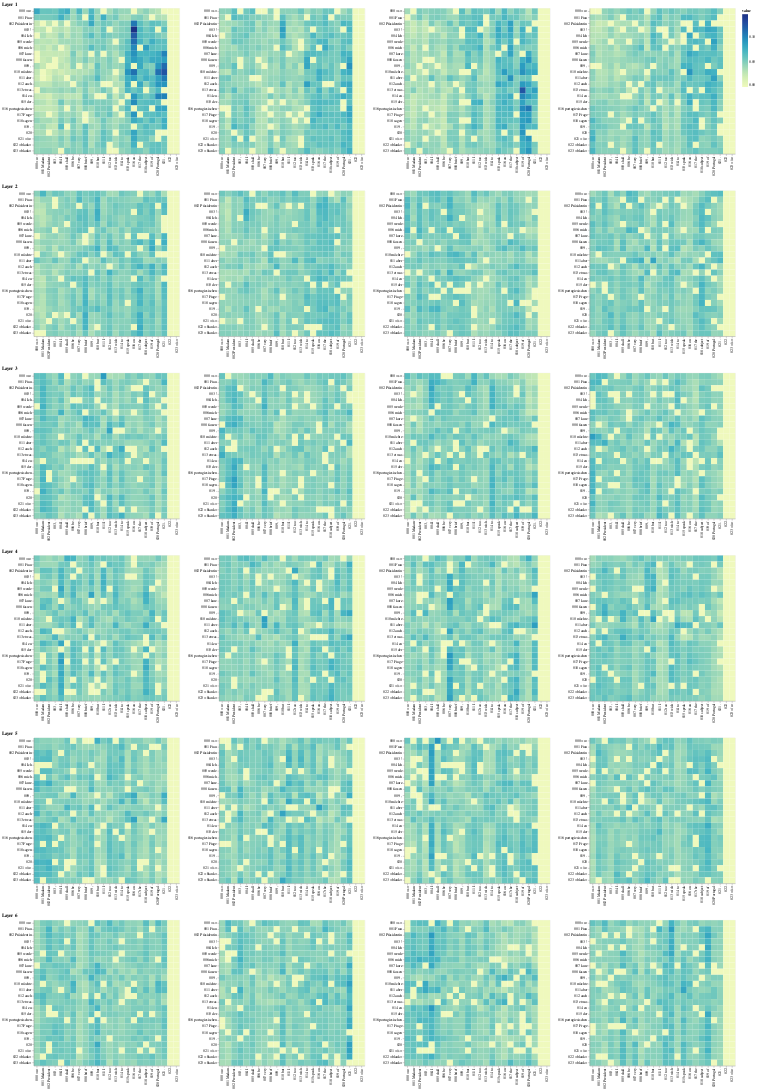

Notebook cell for this chart:
### Code cell
def viz_decoder_src():
    model, example_data = run_model_example(n_examples=1)
    example = example_data[len(example_data) - 1]

    layer_viz = [
        visualize_layer(
            model,
            layer,
            get_decoder_src,
            max(len(example[1]), len(example[2])),
            example[1],
            example[2],
        )
        for layer in range(6)
    ]
    return alt.hconcat(
        layer_viz[0]
        & layer_viz[1]
        & layer_viz[2]
        & layer_viz[3]
        & layer_viz[4]
        & layer_viz[5]
    )


show_example(viz_decoder_src)

### Figure 1 — Vega-Lite specification as saved in the notebook (floating-point values rounded to 4 significant figures; data arrays with more than 128 entries replaced by an {"elided": "..."} marker saying what was removed)
{"config": {"view": {"continuousWidth": 400, "continuousHeight": 300}}, "hconcat": [{"vconcat": [{"hconcat": [{"data": {"name": "data-49a6d66f1c196596a6e05dbb2ae6a864"}, "mark": "rect", "encoding": {"color": {"field": "value", "type": "quantitative"}, "tooltip": [{"field": "row", "type": "quantitative"}, {"field": "column", "type": "quantitative"}, {"field": "value", "type": "quantitative"}, {"field": "row_token", "type": "nominal"}, {"field": "col_token", "type": "nominal"}], "x": {"axis": {"title": ""}, "field": "col_token", "type": "nominal"}, "y": {"axis": {"title": ""}, "field": "row_token", "type": "nominal"}}, "height": 400, "selection": {"selector102": {"type": "interval", "bind": "scales", "encodings": ["x", "y"]}}, "width": 400}, {"data": {"name": "data-b31f3bb1323fb5bdd824cfa1f38b60bd"}, "mark": "rect", "encoding": {"color": {"field": "value", "type": "quantitative"}, "tooltip": [{"field": "row", "type": "quantitative"}, {"field": "column", "type": "quantitative"}, {"field": "value", "type": "quantitative"}, {"field": "row_token", "type": "nominal"}, {"field": "col_token", "type": "nominal"}], "x": {"axis": {"title": ""}, "field": "col_token", "type": "nominal"}, "y": {"axis": {"title": ""}, "field": "row_token", "type": "nominal"}}, "height": 400, "selection": {"selector104": {"type": "interval", "bind": "scales", "encodings": ["x", "y"]}}, "width": 400}, {"data": {"name": "data-1b0553fefef4f566653880e24fe2ecd1"}, "mark": "rect", "encoding": {"color": {"field": "value", "type": "quantitative"}, "tooltip": [{"field": "row", "type": "quantitative"}, {"field": "column", "type": "quantitative"}, {"field": "value", "type": "quantitative"}, {"field": "row_token", "type": "nominal"}, {"field": "col_token", "type": "nominal"}], "x": {"axis": {"title": ""}, "field": "col_token", "type": "nominal"}, "y": {"axis": {"title": ""}, "field": "row_token", "type": "nominal"}}, "height": 400, "selection": {"selector106": {"type": "interval", "bind": "scales", "encodings": ["x", "y"]}}, "width": 400}, {"data": {"name": "data-c80d1bfb2c5633c5ae29c10734c06cf1"}, "mark": "rect", "encoding": {"color": {"field": "value", "type": "quantitative"}, "tooltip": [{"field": "row", "type": "quantitative"}, {"field": "column", "type": "quantitative"}, {"field": "value", "type": "quantitative"}, {"field": "row_token", "type": "nominal"}, {"field": "col_token", "type": "nominal"}], "x": {"axis": {"title": ""}, "field": "col_token", "type": "nominal"}, "y": {"axis": {"title": ""}, "field": "row_token", "type": "nominal"}}, "height": 400, "selection": {"selector108": {"type": "interval", "bind": "scales", "encodings": ["x", "y"]}}, "width": 400}]}, {"vconcat": [{"hconcat": [{"data": {"name": "data-5879255d38ab3868b73e502b9a1f8cfb"}, "mark": "rect", "encoding": {"color": {"field": "value", "type": "quantitative"}, "tooltip": [{"field": "row", "type": "quantitative"}, {"field": "column", "type": "quantitative"}, {"field": "value", "type": "quantitative"}, {"field": "row_token", "type": "nominal"}, {"field": "col_token", "type": "nominal"}], "x": {"axis": {"title": ""}, "field": "col_token", "type": "nominal"}, "y": {"axis": {"title": ""}, "field": "row_token", "type": "nominal"}}, "height": 400, "selection": {"selector110": {"type": "interval", "bind": "scales", "encodings": ["x", "y"]}}, "width": 400}, {"data": {"name": "data-35508c769aef859cc350b8f5c5d6b3f8"}, "mark": "rect", "encoding": {"color": {"field": "value", "type": "quantitative"}, "tooltip": [{"field": "row", "type": "quantitative"}, {"field": "column", "type": "quantitative"}, {"field": "value", "type": "quantitative"}, {"field": "row_token", "type": "nominal"}, {"field": "col_token", "type": "nominal"}], "x": {"axis": {"title": ""}, "field": "col_token", "type": "nominal"}, "y": {"axis": {"title": ""}, "field": "row_token", "type": "nominal"}}, "height": 400, "selection": {"selector112": {"type": "interval", "bind": "scales", "encodings": ["x", "y"]}}, "width": 400}, {"data": {"name": "data-7b2ca36cf834d4a2d807c14b66d8dba1"}, "mark": "rect", "encoding": {"color": {"field": "value", "type": "quantitative"}, "tooltip": [{"field": "row", "type": "quantitative"}, {"field": "column", "type": "quantitative"}, {"field": "value", "type": "quantitative"}, {"field": "row_token", "type": "nominal"}, {"field": "col_token", "type": "nominal"}], "x": {"axis": {"title": ""}, "field": "col_token", "type": "nominal"}, "y": {"axis": {"title": ""}, "field": "row_token", "type": "nominal"}}, "height": 400, "selection": {"selector114": {"type": "interval", "bind": "scales", "encodings": ["x", "y"]}}, "width": 400}, {"data": {"name": "data-22ccee7ff51999cbe4cd264132ce5a92"}, "mark": "rect", "encoding": {"color": {"field": "value", "type": "quantitative"}, "tooltip": [{"field": "row", "type": "quantitative"}, {"field": "column", "type": "quantitative"}, {"field": "value", "type": "quantitative"}, {"field": "row_token", "type": "nominal"}, {"field": "col_token", "type": "nominal"}], "x": {"axis": {"title": ""}, "field": "col_token", "type": "nominal"}, "y": {"axis": {"title": ""}, "field": "row_token", "type": "nominal"}}, "height": 400, "selection": {"selector116": {"type": "interval", "bind": "scales", "encodings": ["x", "y"]}}, "width": 400}]}], "title": "Layer 2"}, {"vconcat": [{"hconcat": [{"data": {"name": "data-abeb6de8df5db6927f7fb7fb9983678d"}, "mark": "rect", "encoding": {"color": {"field": "value", "type": "quantitative"}, "tooltip": [{"field": "row", "type": "quantitative"}, {"field": "column", "type": "quantitative"}, {"field": "value", "type": "quantitative"}, {"field": "row_token", "type": "nominal"}, {"field": "col_token", "type": "nominal"}], "x": {"axis": {"title": ""}, "field": "col_token", "type": "nominal"}, "y": {"axis": {"title": ""}, "field": "row_token", "type": "nominal"}}, "height": 400, "selection": {"selector118": {"type": "interval", "bind": "scales", "encodings": ["x", "y"]}}, "width": 400}, {"data": {"name": "data-bd505d910520795998555af96a811dac"}, "mark": "rect", "encoding": {"color": {"field": "value", "type": "quantitative"}, "tooltip": [{"field": "row", "type": "quantitative"}, {"field": "column", "type": "quantitative"}, {"field": "value", "type": "quantitative"}, {"field": "row_token", "type": "nominal"}, {"field": "col_token", "type": "nominal"}], "x": {"axis": {"title": ""}, "field": "col_token", "type": "nominal"}, "y": {"axis": {"title": ""}, "field": "row_token", "type": "nominal"}}, "height": 400, "selection": {"selector120": {"type": "interval", "bind": "scales", "encodings": ["x", "y"]}}, "width": 400}, {"data": {"name": "data-32870c6975bcc0b3ada30c56a415e1cf"}, "mark": "rect", "encoding": {"color": {"field": "value", "type": "quantitative"}, "tooltip": [{"field": "row", "type": "quantitative"}, {"field": "column", "type": "quantitative"}, {"field": "value", "type": "quantitative"}, {"field": "row_token", "type": "nominal"}, {"field": "col_token", "type": "nominal"}], "x": {"axis": {"title": ""}, "field": "col_token", "type": "nominal"}, "y": {"axis": {"title": ""}, "field": "row_token", "type": "nominal"}}, "height": 400, "selection": {"selector122": {"type": "interval", "bind": "scales", "encodings": ["x", "y"]}}, "width": 400}, {"data": {"name": "data-ea4b6885fe4b00d29c89f325a171145f"}, "mark": "rect", "encoding": {"color": {"field": "value", "type": "quantitative"}, "tooltip": [{"field": "row", "type": "quantitative"}, {"field": "column", "type": "quantitative"}, {"field": "value", "type": "quantitative"}, {"field": "row_token", "type": "nominal"}, {"field": "col_token", "type": "nominal"}], "x": {"axis": {"title": ""}, "field": "col_token", "type": "nominal"}, "y": {"axis": {"title": ""}, "field": "row_token", "type": "nominal"}}, "height": 400, "selection": {"selector124": {"type": "interval", "bind": "scales", "encodings": ["x", "y"]}}, "width": 400}]}], "title": "Layer 3"}, {"vconcat": [{"hconcat": [{"data": {"name": "data-1bed20eb4b97aafad59cf823d7158db2"}, "mark": "rect", "encoding": {"color": {"field": "value", "type": "quantitative"}, "tooltip": [{"field": "row", "type": "quantitative"}, {"field": "column", "type": "quantitative"}, {"field": "value", "type": "quantitative"}, {"field": "row_token", "type": "nominal"}, {"field": "col_token", "type": "nominal"}], "x": {"axis": {"title": ""}, "field": "col_token", "type": "nominal"}, "y": {"axis": {"title": ""}, "field": "row_token", "type": "nominal"}}, "height": 400, "selection": {"selector126": {"type": "interval", "bind": "scales", "encodings": ["x", "y"]}}, "width": 400}, {"data": {"name": "data-69597019da1b0489ab83ffaef4493974"}, "mark": "rect", "encoding": {"color": {"field": "value", "type": "quantitative"}, "tooltip": [{"field": "row", "type": "quantitative"}, {"field": "column", "type": "quantitative"}, {"field": "value", "type": "quantitative"}, {"field": "row_token", "type": "nominal"}, {"field": "col_token", "type": "nominal"}], "x": {"axis": {"title": ""}, "field": "col_token", "type": "nominal"}, "y": {"axis": {"title": ""}, "field": "row_token", "type": "nominal"}}, "height": 400, "selection": {"selector128": {"type": "interval", "bind": "scales", "encodings": ["x", "y"]}}, "width": 400}, {"data": {"name": "data-fa992a49d4d6e6d9dfd08c1c77223178"}, "mark": "rect", "encoding": {"color": {"field": "value", "type": "quantitative"}, "tooltip": [{"field": "row", "type": "quantitative"}, {"field": "column", "type": "quantitative"}, {"field": "value", "type": "quantitative"}, {"field": "row_token", "type": "nominal"}, {"field": "col_token", "type": "nominal"}], "x": {"axis": {"title": ""}, "field": "col_token", "type": "nominal"}, "y": {"axis": {"title": ""}, "field": "row_token", "type": "nominal"}}, "height": 400, "selection": {"selector130": {"type": "interval", "bind": "scales", "encodings": ["x", "y"]}}, "width": 400}, {"data": {"name": "data-846e2c1237b0ca4f1c2dfbf9766d85e8"}, "mark": "rect", "encoding": {"color": {"field": "value", "type": "quantitative"}, "tooltip": [{"field": "row", "type": "quantitative"}, {"field": "column", "type": "quantitative"}, {"field": "value", "type": "quantitative"}, {"field": "row_token", "type": "nominal"}, {"field": "col_token", "type": "nominal"}], "x": {"axis": {"title": ""}, "field": "col_token", "type": "nominal"}, "y": {"axis": {"title": ""}, "field": "row_token", "type": "nominal"}}, "height": 400, "selection": {"selector132": {"type": "interval", "bind": "scales", "encodings": ["x", "y"]}}, "width": 400}]}], "title": "Layer 4"}, {"vconcat": [{"hconcat": [{"data": {"name": "data-9ec64d894eb81c28de782cf006ff64d0"}, "mark": "rect", "encoding": {"color": {"field": "value", "type": "quantitative"}, "tooltip": [{"field": "row", "type": "quantitative"}, {"field": "column", "type": "quantitative"}, {"field": "value", "type": "quantitative"}, {"field": "row_token", "type": "nominal"}, {"field": "col_token", "type": "nominal"}], "x": {"axis": {"title": ""}, "field": "col_token", "type": "nominal"}, "y": {"axis": {"title": ""}, "field": "row_token", "type": "nominal"}}, "height": 400, "selection": {"selector134": {"type": "interval", "bind": "scales", "encodings": ["x", "y"]}}, "width": 400}, {"data": {"name": "data-0656a7e9365c8b5a3b87af09a3705c12"}, "mark": "rect", "encoding": {"color": {"field": "value", "type": "quantitative"}, "tooltip": [{"field": "row", "type": "quantitative"}, {"field": "column", "type": "quantitative"}, {"field": "value", "type": "quantitative"}, {"field": "row_token", "type": "nominal"}, {"field": "col_token", "type": "nominal"}], "x": {"axis": {"title": ""}, "field": "col_token", "type": "nominal"}, "y": {"axis": {"title": ""}, "field": "row_token", "type": "nominal"}}, "height": 400, "selection": {"selector136": {"type": "interval", "bind": "scales", "encodings": ["x", "y"]}}, "width": 400}, {"data": {"name": "data-7b3041a7d1cd01bc90aa9e8b2af050d7"}, "mark": "rect", "encoding": {"color": {"field": "value", "type": "quantitative"}, "tooltip": [{"field": "row", "type": "quantitative"}, {"field": "column", "type": "quantitative"}, {"field": "value", "type": "quantitative"}, {"field": "row_token", "type": "nominal"}, {"field": "col_token", "type": "nominal"}], "x": {"axis": {"title": ""}, "field": "col_token", "type": "nominal"}, "y": {"axis": {"title": ""}, "field": "row_token", "type": "nominal"}}, "height": 400, "selection": {"selector138": {"type": "interval", "bind": "scales", "encodings": ["x", "y"]}}, "width": 400}, {"data": {"name": "data-254109949cb447704a721f31d57bfa4c"}, "mark": "rect", "encoding": {"color": {"field": "value", "type": "quantitative"}, "tooltip": [{"field": "row", "type": "quantitative"}, {"field": "column", "type": "quantitative"}, {"field": "value", "type": "quantitative"}, {"field": "row_token", "type": "nominal"}, {"field": "col_token", "type": "nominal"}], "x": {"axis": {"title": ""}, "field": "col_token", "type": "nominal"}, "y": {"axis": {"title": ""}, "field": "row_token", "type": "nominal"}}, "height": 400, "selection": {"selector140": {"type": "interval", "bind": "scales", "encodings": ["x", "y"]}}, "width": 400}]}], "title": "Layer 5"}, {"vconcat": [{"hconcat": [{"data": {"name": "data-e550b212c324df67a965e7a69e1efc92"}, "mark": "rect", "encoding": {"color": {"field": "value", "type": "quantitative"}, "tooltip": [{"field": "row", "type": "quantitative"}, {"field": "column", "type": "quantitative"}, {"field": "value", "type": "quantitative"}, {"field": "row_token", "type": "nominal"}, {"field": "col_token", "type": "nominal"}], "x": {"axis": {"title": ""}, "field": "col_token", "type": "nominal"}, "y": {"axis": {"title": ""}, "field": "row_token", "type": "nominal"}}, "height": 400, "selection": {"selector142": {"type": "interval", "bind": "scales", "encodings": ["x", "y"]}}, "width": 400}, {"data": {"name": "data-5457062f402535ec12b1814aba7813c5"}, "mark": "rect", "encoding": {"color": {"field": "value", "type": "quantitative"}, "tooltip": [{"field": "row", "type": "quantitative"}, {"field": "column", "type": "quantitative"}, {"field": "value", "type": "quantitative"}, {"field": "row_token", "type": "nominal"}, {"field": "col_token", "type": "nominal"}], "x": {"axis": {"title": ""}, "field": "col_token", "type": "nominal"}, "y": {"axis": {"title": ""}, "field": "row_token", "type": "nominal"}}, "height": 400, "selection": {"selector144": {"type": "interval", "bind": "scales", "encodings": ["x", "y"]}}, "width": 400}, {"data": {"name": "data-823ed3191cad205e22934461db6a2506"}, "mark": "rect", "encoding": {"color": {"field": "value", "type": "quantitative"}, "tooltip": [{"field": "row", "type": "quantitative"}, {"field": "column", "type": "quantitative"}, {"field": "value", "type": "quantitative"}, {"field": "row_token", "type": "nominal"}, {"field": "col_token", "type": "nominal"}], "x": {"axis": {"title": ""}, "field": "col_token", "type": "nominal"}, "y": {"axis": {"title": ""}, "field": "row_token", "type": "nominal"}}, "height": 400, "selection": {"selector146": {"type": "interval", "bind": "scales", "encodings": ["x", "y"]}}, "width": 400}, {"data": {"name": "data-9ab554da7bb03fc2c480d2ba88f8352e"}, "mark": "rect", "encoding": {"color": {"field": "value", "type": "quantitative"}, "tooltip": [{"field": "row", "type": "quantitative"}, {"field": "column", "type": "quantitative"}, {"field": "value", "type": "quantitative"}, {"field": "row_token", "type": "nominal"}, {"field": "col_token", "type": "nominal"}], "x": {"axis": {"title": ""}, "field": "col_token", "type": "nominal"}, "y": {"axis": {"title": ""}, "field": "row_token", "type": "nominal"}}, "height": 400, "selection": {"selector148": {"type": "interval", "bind": "scales", "encodings": ["x", "y"]}}, "width": 400}]}], "title": "Layer 6"}], "title": "Layer 1"}], "$schema": "https://vega.github.io/schema/vega-lite/v4.17.0.json", "datasets": {"data-49a6d66f1c196596a6e05dbb2ae6a864": {"elided": "576 records"}, "data-b31f3bb1323fb5bdd824cfa1f38b60bd": {"elided": "576 records"}, "data-1b0553fefef4f566653880e24fe2ecd1": {"elided": "576 records"}, "data-c80d1bfb2c5633c5ae29c10734c06cf1": {"elided": "576 records"}, "data-5879255d38ab3868b73e502b9a1f8cfb": {"elided": "576 records"}, "data-35508c769aef859cc350b8f5c5d6b3f8": {"elided": "576 records"}, "data-7b2ca36cf834d4a2d807c14b66d8dba1": {"elided": "576 records"}, "data-22ccee7ff51999cbe4cd264132ce5a92": {"elided": "576 records"}, "data-abeb6de8df5db6927f7fb7fb9983678d": {"elided": "576 records"}, "data-bd505d910520795998555af96a811dac": {"elided": "576 records"}, "data-32870c6975bcc0b3ada30c56a415e1cf": {"elided": "576 records"}, "data-ea4b6885fe4b00d29c89f325a171145f": {"elided": "576 records"}, "data-1bed20eb4b97aafad59cf823d7158db2": {"elided": "576 records"}, "data-69597019da1b0489ab83ffaef4493974": {"elided": "576 records"}, "data-fa992a49d4d6e6d9dfd08c1c77223178": {"elided": "576 records"}, "data-846e2c1237b0ca4f1c2dfbf9766d85e8": {"elided": "576 records"}, "data-9ec64d894eb81c28de782cf006ff64d0": {"elided": "576 records"}, "data-0656a7e9365c8b5a3b87af09a3705c12": {"elided": "576 records"}, "data-7b3041a7d1cd01bc90aa9e8b2af050d7": {"elided": "576 records"}, "data-254109949cb447704a721f31d57bfa4c": {"elided": "576 records"}, "data-e550b212c324df67a965e7a69e1efc92": {"elided": "576 records"}, "data-5457062f402535ec12b1814aba7813c5": {"elided": "576 records"}, "data-823ed3191cad205e22934461db6a2506": {"elided": "576 records"}, "data-9ab554da7bb03fc2c480d2ba88f8352e": {"elided": "576 records"}}}
